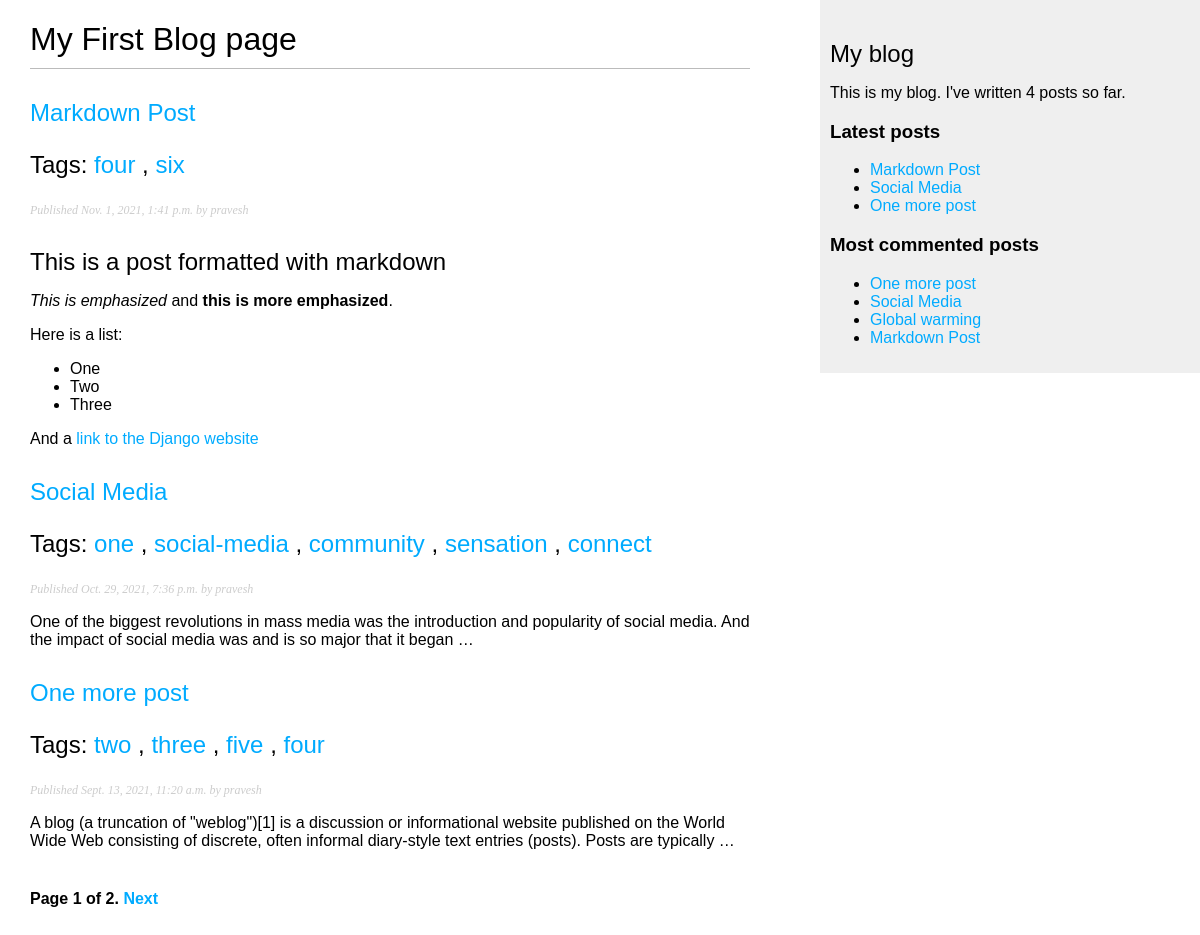
Screenshot of /blog/ with the database file from the repository.
### blog/models.py (models this page shows, shortened)
class Post(models.Model):
    objects = models.Manager()              #default manager
    published = PublishedManager()          #custom manager
    STATUS_CHOICES = (
        ('draft', 'Draft'),
        ('published', 'Published'),
        )
    title = models.CharField(max_length=250)
    slug = models.SlugField(
        max_length=250,
        unique_for_date='publish'
        )
    author = models.ForeignKey(
        User,
        on_delete=models.CASCADE,
        related_name='blog_posts'
        )
    body = models.TextField()
    publish = models.DateTimeField(default=timezone.now)
    created = models.DateTimeField(auto_now_add=True)
    updated = models.DateTimeField(auto_now=True)
    status = models.CharField(
        max_length=10,
        choices=STATUS_CHOICES,
        default='draft'
        )
    tags = TaggableManager()      #The tags manager allows to add, retrieve, and remove tags from Post
    def get_absolute_url(self):
        return reverse(
            'blog:post_detail',
            args=[self.publish.year,
                self.publish.month,
                self.publish.day,
                self.slug]
        )
    class Meta:
        ordering = ('-publish',)

### blog/views.py (the view)
def post_list(request, tag_slug=None):
    object_list = Post.published.all()
    tag = None
    if tag_slug:
        tag = get_object_or_404(Tag, slug = tag_slug)
        object_list = object_list.filter(tags__in=[tag])
    paginator = Paginator(object_list, per_page=3)      #3 posts in each page
    page = request.GET.get('page')
    try:
        posts = paginator.page(page)
    except PageNotAnInteger:
        posts = paginator.page(1)
    except EmptyPage:
        posts = paginator.page(paginator.num_pages)
    args = {
            'page': page,
            'posts': posts,
            'tag': tag
            }
    return render(
        request,
        'blog/post/list.html',
        args
        )

### blog/models.py (called while the page is built)
    def get_queryset(self):
        return super(PublishedManager, self).get_queryset().filter(status='published')

### blog/templatetags/blog_tags.py (called while the page is built)
@register.simple_tag
def total_posts():
    return Post.published.count()

@register.inclusion_tag('blog/post/latest_posts.html')
def show_latest_posts(count=5):
    latest_posts = Post.published.order_by('-publish')[:count]
    args = {'latest_posts': latest_posts}
    return args

@register.simple_tag
def get_most_commented_posts(count = 5):
    return Post.published.annotate(total_comments=Count('comments')).order_by('-total_comments')[:count]

@register.filter(name='markdown')
def markdown_format(text):
    return mark_safe(markdown.markdown(text))

### blog/templates/blog/post/list.html (shortened to what this page needs)
{% extends "blog/base.html" %}
{% load blog_tags %}
{% block content %}
    <h1>My First Blog page</h1>
    {% for post in posts %}
        <h2>
            <a href="{{ post.get_absolute_url }}">
                {{ post.title }}</a>
            <p class="tags">
                Tags:
                {% for tag in post.tags.all %}
                <a href="{% url "blog:post_list_by_tag" tag.slug %}">
                {{ tag.name }}
                </a>
                {% if not forloop.last %}, {% endif %}
                {% endfor %}
            </p>
        </h2>
        <p class="date">
            Published {{ post.publish }} by {{ post.author }}
        </p>
        {{ post.body|markdown|truncatewords_html:30 }}
    {% endfor %}
    {% include "pagination.html" with page=posts %}
{% endblock %}

### blog/templates/blog/base.html (shortened to what this page needs)
{% load blog_tags %}
{% load static %}
<!DOCTYPE html>
<html>
    <head>
        <link href="{% static "css/blog.css" %}" rel="stylesheet">
    </head>
    <body>
        <div id="content">
            {% block content %}
            {% endblock %}
        </div>
        <div id="sidebar">
            <h2>My blog</h2>
            <p>This is my blog. I've written {% total_posts %} posts so far.</p>
            <h3>Latest posts</h3>
            {% show_latest_posts 3 %}
            <h3>Most commented posts</h3>
            {% get_most_commented_posts as most_commented_posts %}
            <ul>
                {% for post in most_commented_posts %}
                <li>
                    <a href="{{ post.get_absolute_url }}">{{ post.title }}</a>
                </li>
                {% endfor %}
            </ul>
        </div>
    </body>
</html>

### blog/templates/blog/post/latest_posts.html
<ul>
    {% for post in latest_posts %}
    <li>
        <a href="{{ post.get_absolute_url }}">{{ post.title }}</a>
    </li>
    {% endfor %}
</ul>

### blog/static/css/blog.css (style rules this page uses)
body { margin:0; padding:0; font-family:helvetica, sans-serif; }
a { color:#00abff; text-decoration:none; }
h1 { font-weight:normal; border-bottom:1px solid #bbb; padding:0 0 10px 0; }
h2 { font-weight:normal; margin:30px 0 0; }
#content { float:left; width:60%; padding:0 0 0 30px; }
#sidebar { float:right; width:30%; padding:10px; background:#efefef; height:100%; }
p.date { color:#ccc; font-family: georgia, serif; font-size: 12px; font-style: italic; }

### rows the page displays
Post: title "Markdown Post", publish "Nov. 1, 2021, 1:41 p.m.", author "pravesh", body "This is a post formatted with markdown This is emphasized and this is more emphasized . Here is a list: One Two Three And a link to the Django website"
Tag: name "four"
Tag: name "six"
Post: title "Social Media", publish "Oct. 29, 2021, 7:36 p.m.", author "pravesh", body "One of the biggest revolutions in mass media was the introduction and popularity of social media. And the impact of social media was and is so major that it began …"
Tag: name "one"
Tag: name "social-media"
Tag: name "community"
Tag: name "sensation"
Tag: name "connect"
Post: title "One more post", publish "Sept. 13, 2021, 11:20 a.m.", author "pravesh", body "A blog (a truncation of \"weblog\")[1] is a discussion or informational website published on the World Wide Web consisting of discrete, often informal diary-style text entries (posts). Posts are typically …"
Tag: name "two"
Tag: name "three"
Tag: name "five"
Post: title "Global warming"

### other values shown
{{ page.number }} "1"
{{ page.paginator.num_pages }} "2"
